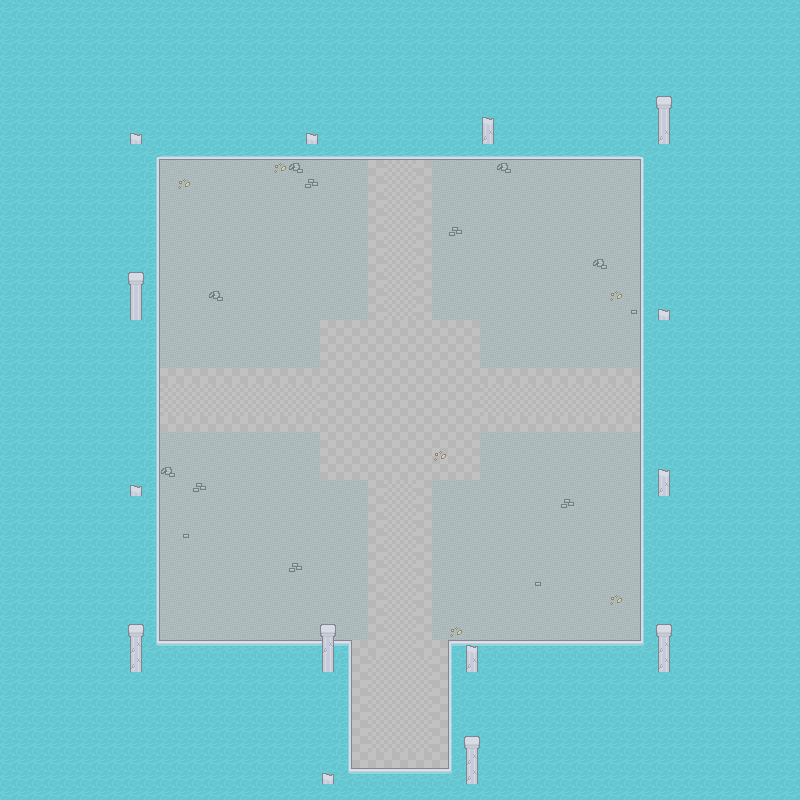

A 2D game scene composited from a Tiled map and its tileset images. What follows is a short description and the map's XML, with each tile layer's data collapsed to a summary:
An orthogonal 50x50 tile map with 16x16 px tiles, 3 tile layers (floor, floor deco, walls) and 9 objects (P).

<map version="1.8" tiledversion="1.8.4" orientation="orthogonal" renderorder="right-down" width="50" height="50" tilewidth="16" tileheight="16" infinite="0" nextlayerid="56" nextobjectid="547">
 <tileset firstgid="1" name="roguelikeDungeon_transparent" tilewidth="16" tileheight="16" spacing="1" tilecount="522" columns="29">
  <image source="roguelikeDungeon_transparent.png" width="492" height="305" />
 </tileset>
 <layer id="2" name="floor" width="50" height="50">
  <data>[2500 cells, 2500 non-empty, 14 distinct tile ids]</data>
 </layer>
 <layer id="1" name="floor deco" width="50" height="50">
  <data>[2500 cells, 19 non-empty, 4 distinct tile ids]</data>
 </layer>
 <layer id="4" name="walls" width="50" height="50">
  <data>[2500 cells, 29 non-empty, 4 distinct tile ids]</data>
 </layer>
 <objectgroup id="3" name="walls">
  <object id="541" x="0" y="0" width="160" height="800" />
  <object id="542" x="640" y="0" width="160" height="800" />
  <object id="543" x="160" y="640" width="192" height="160" />
  <object id="544" x="448" y="640" width="192" height="160" />
  <object id="545" x="352" y="768" width="96" height="32" />
  <object id="546" x="160" y="0" width="480" height="146" />
 </objectgroup>
 <objectgroup id="8" name="item">
  <properties>
   <property name="max" type="int" value="1" />
   <property name="min" type="int" value="1" />
  </properties>
  <object id="504" x="400" y="656">
   <point />
  </object>
 </objectgroup>
 <objectgroup id="10" name="enemy">
  <properties>
   <property name="max" type="int" value="1" />
   <property name="min" type="int" value="1" />
  </properties>
  <object id="444" x="400" y="400">
   <point />
  </object>
 </objectgroup>
 <objectgroup id="55" name="player">
  <object id="501" name="P" x="400" y="720">
   <point />
  </object>
 </objectgroup>
</map>
